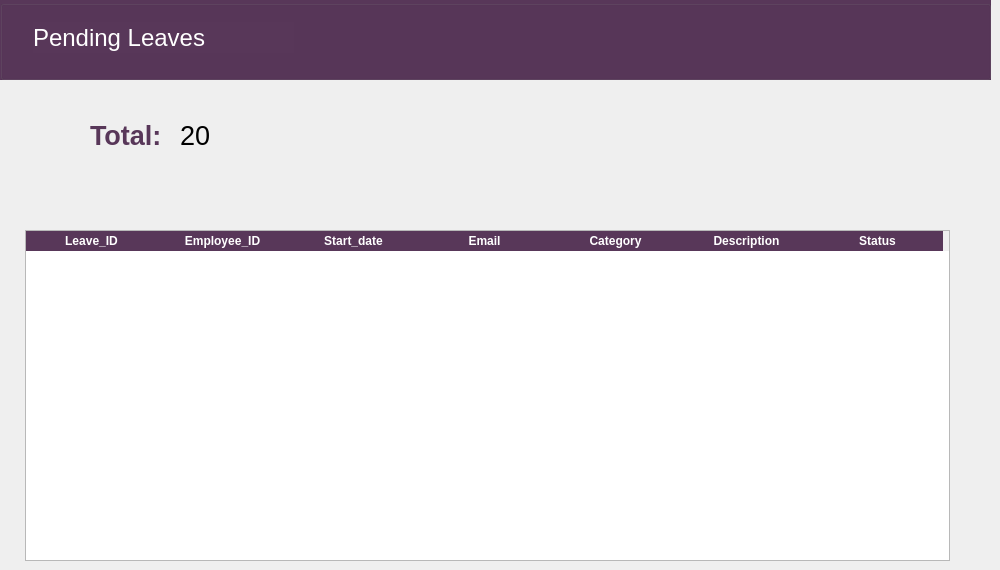
    <widget class="QWidget" name="pending_leave">
     <widget class="QGroupBox" name="pending_bar">
      <property name="geometry">
       <rect>
        <x>0</x>
        <y>0</y>
        <width>991</width>
        <height>80</height>
       </rect>
      </property>
      <property name="styleSheet">
       <string notr="true">background-color: rgb(88, 55, 89);</string>
      </property>
      <property name="title">
       <string/>
      </property>
      <widget class="QLabel" name="pending_text">
       <property name="geometry">
        <rect>
         <x>33</x>
         <y>22</y>
         <width>261</width>
         <height>31</height>
        </rect>
       </property>
       <property name="font">
        <font>
         <pointsize>18</pointsize>
        </font>
       </property>
       <property name="styleSheet">
        <string notr="true">color: rgb(255, 255, 255);</string>
       </property>
       <property name="text">
        <string>Pending Leaves</string>
       </property>
      </widget>
     </widget>
     <widget class="QTableWidget" name="pending_leave_list">
      <property name="geometry">
       <rect>
        <x>25</x>
        <y>230</y>
        <width>925</width>
        <height>331</height>
       </rect>
      </property>
      <property name="styleSheet">
       <string notr="true">QHeaderView::section {
    background-color: rgb(88, 55, 89); /* Set your desired background color */
    color: white; /* Set the text color */
    border: 1px solid rgb(88, 55, 89); /* Set the border color */
}</string>
      </property>
      <property name="showGrid">
       <bool>true</bool>
      </property>
      <property name="sortingEnabled">
       <bool>false</bool>
      </property>
      <property name="rowCount">
       <number>0</number>
      </property>
      <attribute name="horizontalHeaderCascadingSectionResizes">
       <bool>false</bool>
      </attribute>
      <attribute name="horizontalHeaderDefaultSectionSize">
       <number>131</number>
      </attribute>
      <attribute name="horizontalHeaderHighlightSections">
       <bool>false</bool>
      </attribute>
      <attribute name="horizontalHeaderShowSortIndicator" stdset="0">
       <bool>false</bool>
      </attribute>
      <attribute name="horizontalHeaderStretchLastSection">
       <bool>false</bool>
      </attribute>
      <attribute name="verticalHeaderCascadingSectionResizes">
       <bool>false</bool>
      </attribute>
      <attribute name="verticalHeaderMinimumSectionSize">
       <number>25</number>
      </attribute>
      <attribute name="verticalHeaderShowSortIndicator" stdset="0">
       <bool>false</bool>
      </attribute>
      <attribute name="verticalHeaderStretchLastSection">
       <bool>false</bool>
      </attribute>
      <column>
       <property name="text">
        <string>Leave_ID</string>
       </property>
       <property name="font">
        <font>
         <weight>75</weight>
         <bold>true</bold>
        </font>
       </property>
      </column>
      <column>
       <property name="text">
        <string>Employee_ID</string>
       </property>
       <property name="font">
        <font>
         <weight>75</weight>
         <bold>true</bold>
        </font>
       </property>
      </column>
      <column>
       <property name="text">
        <string>Start_date</string>
       </property>
       <property name="font">
        <font>
         <weight>75</weight>
         <bold>true</bold>
        </font>
       </property>
      </column>
      <column>
       <property name="text">
        <string>Email</string>
       </property>
       <property name="font">
        <font>
         <weight>75</weight>
         <bold>true</bold>
        </font>
       </property>
      </column>
      <column>
       <property name="text">
        <string>Category</string>
       </property>
       <property name="font">
        <font>
         <weight>75</weight>
         <bold>true</bold>
        </font>
       </property>
      </column>
      <column>
       <property name="text">
        <string>Description</string>
       </property>
       <property name="font">
        <font>
         <weight>75</weight>
         <bold>true</bold>
        </font>
       </property>
      </column>
      <column>
       <property name="text">
        <string>Status</string>
       </property>
       <property name="font">
        <font>
         <weight>75</weight>
         <bold>true</bold>
        </font>
       </property>
      </column>
     </widget>
     <widget class="QLabel" name="label">
      <property name="geometry">
       <rect>
        <x>90</x>
        <y>120</y>
        <width>111</width>
        <height>31</height>
       </rect>
      </property>
      <property name="font">
       <font>
        <pointsize>20</pointsize>
        <weight>75</weight>
        <bold>true</bold>
       </font>
      </property>
      <property name="styleSheet">
       <string notr="true">color: rgb(88, 55, 89);</string>
      </property>
      <property name="text">
       <string>Total:</string>
      </property>
     </widget>
     <widget class="QLabel" name="label_2">
      <property name="geometry">
       <rect>
        <x>180</x>
        <y>125</y>
        <width>121</width>
        <height>21</height>
       </rect>
      </property>
      <property name="font">
       <font>
        <pointsize>20</pointsize>
       </font>
      </property>
      <property name="text">
       <string>20</string>
      </property>
     </widget>
    </widget>
